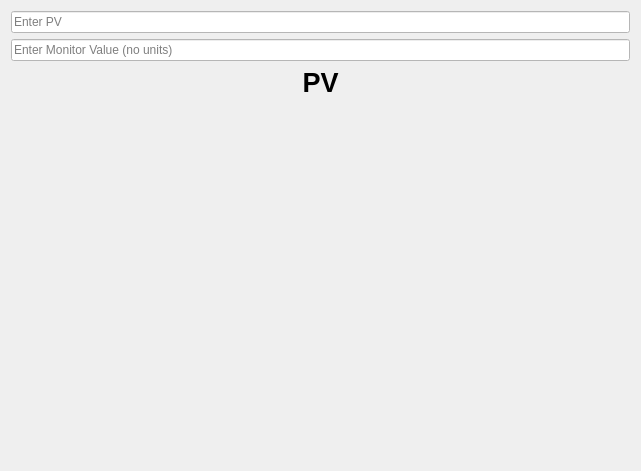
<?xml version="1.0" encoding="UTF-8"?>
<ui version="4.0">
 <class>Form</class>
 <widget class="QWidget" name="Form">
  <property name="geometry">
   <rect>
    <x>0</x>
    <y>0</y>
    <width>641</width>
    <height>471</height>
   </rect>
  </property>
  <property name="windowTitle">
   <string>PV Monitor</string>
  </property>
  <property name="styleSheet">
   <string notr="true"/>
  </property>
  <layout class="QVBoxLayout" name="verticalLayout_2">
   <property name="sizeConstraint">
    <enum>QLayout::SetNoConstraint</enum>
   </property>
   <item>
    <widget class="QLineEdit" name="pv_input">
     <property name="sizePolicy">
      <sizepolicy hsizetype="Expanding" vsizetype="Fixed">
       <horstretch>0</horstretch>
       <verstretch>0</verstretch>
      </sizepolicy>
     </property>
     <property name="styleSheet">
      <string notr="true">background-color: rgb(255, 255, 255);</string>
     </property>
     <property name="text">
      <string/>
     </property>
     <property name="placeholderText">
      <string>Enter PV</string>
     </property>
     <property name="clearButtonEnabled">
      <bool>true</bool>
     </property>
    </widget>
   </item>
   <item>
    <widget class="QLineEdit" name="comp_input">
     <property name="styleSheet">
      <string notr="true">background-color: rgb(255, 255, 255);</string>
     </property>
     <property name="text">
      <string/>
     </property>
     <property name="placeholderText">
      <string>Enter Monitor Value (no units)</string>
     </property>
     <property name="clearButtonEnabled">
      <bool>true</bool>
     </property>
    </widget>
   </item>
   <item>
    <layout class="QVBoxLayout" name="verticalLayout">
     <property name="sizeConstraint">
      <enum>QLayout::SetNoConstraint</enum>
     </property>
     <item>
      <widget class="QLabel" name="pv_name_disp">
       <property name="font">
        <font>
         <pointsize>20</pointsize>
         <weight>75</weight>
         <bold>true</bold>
        </font>
       </property>
       <property name="text">
        <string>PV</string>
       </property>
       <property name="alignment">
        <set>Qt::AlignCenter</set>
       </property>
      </widget>
     </item>
     <item>
      <widget class="PyDMLabel" name="flag">
       <property name="enabled">
        <bool>true</bool>
       </property>
       <property name="sizePolicy">
        <sizepolicy hsizetype="Expanding" vsizetype="Expanding">
         <horstretch>0</horstretch>
         <verstretch>0</verstretch>
        </sizepolicy>
       </property>
       <property name="maximumSize">
        <size>
         <width>16777215</width>
         <height>16777215</height>
        </size>
       </property>
       <property name="font">
        <font>
         <pointsize>45</pointsize>
         <weight>75</weight>
         <bold>true</bold>
        </font>
       </property>
       <property name="toolTip">
        <string/>
       </property>
       <property name="autoFillBackground">
        <bool>false</bool>
       </property>
       <property name="styleSheet">
        <string notr="true"/>
       </property>
       <property name="text">
        <string/>
       </property>
       <property name="scaledContents">
        <bool>true</bool>
       </property>
       <property name="alignment">
        <set>Qt::AlignCenter</set>
       </property>
       <property name="showUnits" stdset="0">
        <bool>true</bool>
       </property>
       <property name="alarmSensitiveBorder" stdset="0">
        <bool>false</bool>
       </property>
      </widget>
     </item>
    </layout>
   </item>
  </layout>
 </widget>
 <customwidgets>
  <customwidget>
   <class>PyDMLabel</class>
   <extends>QLabel</extends>
   <header>pydm.widgets.label</header>
  </customwidget>
 </customwidgets>
 <resources/>
 <connections/>
</ui>
